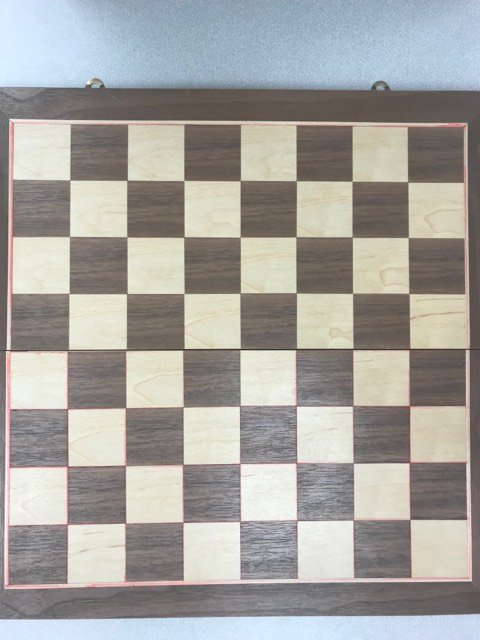
#> input picture image1.jpg, 480 x 640 px
$ python image_Analysis.py --image image1.jpg   (older library calls are emulated)
#> lines starting #> are read from the running program, lines starting #| are printed output that depends on the picture; after the words box and inside, x2 and y2 are one past the last pixel; in counts of white or black regions, pixels touching at a corner belong together
### Line.py
import numpy as np

class Line:

	def __init__(self,x1,x2,y1,y2):
		# Endpoints
		self.x1 = x1
		self.x2 = x2
		self.y1 = y1
		self.y2 = y2


		# Change in x and y
		self.dx = self.x2 - self.x1
		self.dy = self.y2 - self.y1

		# Orientation
		if abs(self.dx) > abs(self.dy):
			self.orientation = 'horizontal'
		else:
			self.orientation = 'vertical'


	def find_intersection(self,other):

		# Determinant for finding points of intersection
		x = ((self.x1*self.y2 - self.y1*self.x2)*(other.x1-other.x2) - (self.x1-self.x2)*(other.x1*other.y2 - other.y1*other.x2))/ ((self.x1-self.x2)*(other.y1-other.y2) - (self.y1-self.y2)*(other.x1-other.x2))
		y = ((self.x1*self.y2 - self.y1*self.x2)*(other.y1-other.y2) - (self.y1-self.y2)*(other.x1*other.y2 - other.y1*other.x2))/ ((self.x1-self.x2)*(other.y1-other.y2) - (self.y1-self.y2)*(other.x1-other.x2))
		x = int(x)
		y = int(y)

		return x,y

### image_Analysis.py
import math
import cv2
import numpy as np
import argparse
import imutils
from Line import Line

# construct the argument parse and parse the arguments
ap = argparse.ArgumentParser()
ap.add_argument("-i", "--image", required=True,
        help="path to the input image")
args =vars(ap.parse_args())

# load the image and resize it to a smaller factor so that
# the shapes can be approximated better
image = cv2.imread(args["image"])
#> image is the input picture: shape (640, 480, 3); mean B, G, R 159.7, 163.7, 165.3
img = imutils.resize(image, width=600)


debug =  True

img = cv2.GaussianBlur(img,(5,5),0)
if debug:
	cv2.imshow("blur",img)
	cv2.waitKey(0)
	cv2.destroyAllWindows()
	cv2.imwrite("Pictures/blur.png",img)

# Convert to grayscale
gray = cv2.cvtColor(img, cv2.COLOR_RGB2GRAY)

# Show adaptively thresholded image
adaptiveThresh = cv2.adaptiveThreshold(gray, 255, cv2.ADAPTIVE_THRESH_GAUSSIAN_C, cv2.THRESH_BINARY, 115, 1)
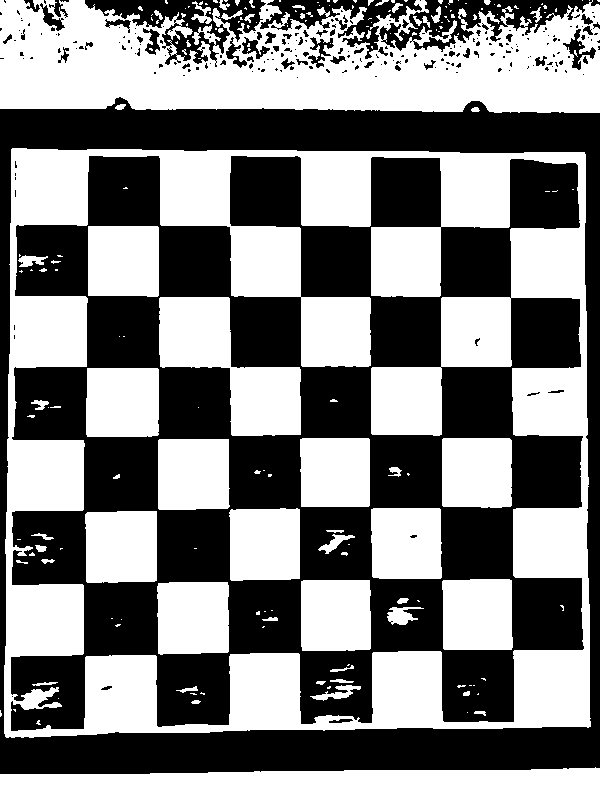
#> adaptiveThresh: shape (800, 600); 50.7% white; 235 black regions (181 under 20 px)
if debug:
	# Show both thresholded images
	cv2.imshow("Adaptive Thresholding", adaptiveThresh)
	cv2.waitKey(0)
	cv2.destroyAllWindows()
	cv2.imwrite("Pictures/Adaptive_Thresholding.png",adaptiveThresh)

_, contours, hierarchy = cv2.findContours(adaptiveThresh, cv2.RETR_TREE, cv2.CHAIN_APPROX_SIMPLE)
#> contours = 451 contours, 341 with area under 20; largest, box (x1, y1, x2, y2) and area: (4, 148, 591, 738) 335344, (10, 155, 585, 732) 229508, (0, 0, 600, 113) 50674, (0, 767, 600, 800) 16520, (159, 297, 301, 436) 9536
# Create copy of original image
imgContours = img.copy()

for c in range(len(contours)):
	# Area
	area = cv2.contourArea(contours[c])
	# Perimenter
	perimeter = cv2.arcLength(contours[c], True)
        # Filtering the chessboard edge / Error handling as some contours are so small so as to give zero division
        #For test values are 70-40, for Board values are 80 - 75 - will need to recalibrate if change
        #the largest square is always the largest ratio
	if c ==0:
		Lratio = 0
	if perimeter > 0:
		ratio = area / perimeter
		if ratio > Lratio:
			largest=contours[c]
			Lratio = ratio
			Lperimeter=perimeter
			Larea = area
	else:
        	pass
#> this loop made 451 passes
#> (area, perimeter, Lratio, ratio, Lperimeter, Larea) on pass 1: (16520, 1259, 13.12, 13.12, 1259, 16520)
#> (area, perimeter, ratio, Lratio, Lperimeter, Larea) on pass 3: (335344.5, 2351.7, 142.6, 142.6, 2351.7, 335344.5)
#> after the loop, Larea = 335344.5; Lperimeter = 2351.7; largest = contour of 147 points, box (x1, y1, x2, y2) (4, 148, 591, 738), area 335344

cv2.drawContours(imgContours, [largest], -1, (0,0,0), 1)
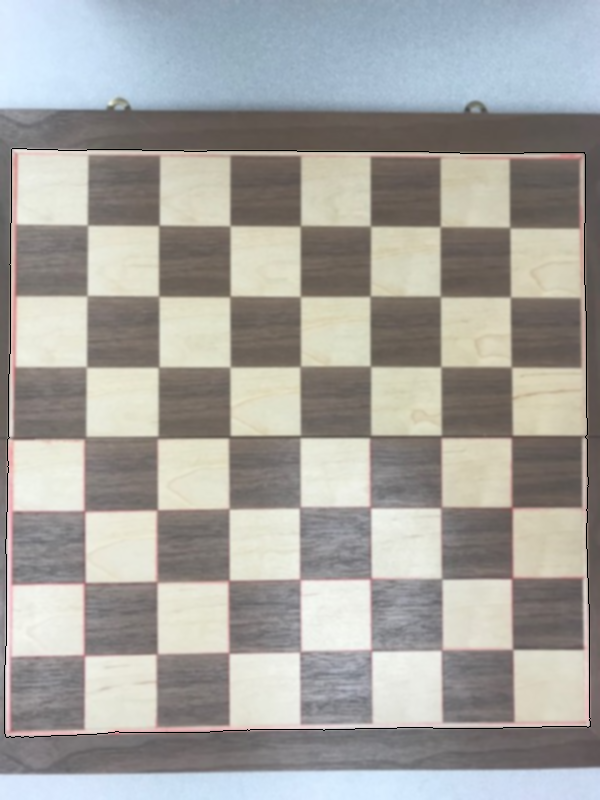
#> imgContours: shape (800, 600, 3); mean B, G, R 159, 163.1, 164.6
if debug:
	cv2.imshow("Chess Boarder",imgContours)
	cv2.waitKey(0)
	cv2.destroyAllWindows()
# Epsilon parameter needed to fit contour to polygon
epsilon = 0.1 * Lperimeter
#> epsilon = 235.2
# Approximates a polygon from chessboard edge
chessboardEdge = cv2.approxPolyDP(largest, epsilon, True)
#> chessboardEdge = [[11, 149], [6, 737], [590, 726], [584, 152]]

roi = cv2.polylines(imgContours,[chessboardEdge], True, (0,0,0), thickness=1)
if debug:
	cv2.imshow("roi",imgContours)
	cv2.waitKey(0)
	cv2.destroyAllWindows()
	cv2.imwrite("Pictures/ROI.png",imgContours)


# Create new all black image
mask = np.zeros((img.shape[0], img.shape[1]), 'uint8')*125
# Copy the chessboard edges as a filled white polygon
cv2.fillConvexPoly(mask, chessboardEdge, 255, 1)
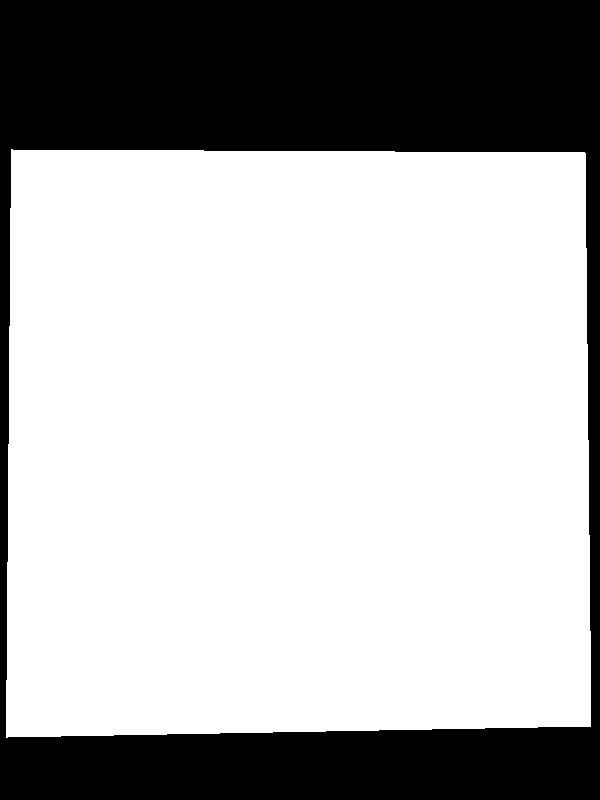
#> mask: shape (800, 600); 70.2% white; 1 black region, box (x1, y1, x2, y2) and area: (0, 0, 600, 800) 143008
# Assign all pixels to out that are white (i.e the polygon, i.e. the chessboard)
extracted = np.zeros_like(img)
extracted[mask == 255] = img[mask == 255]
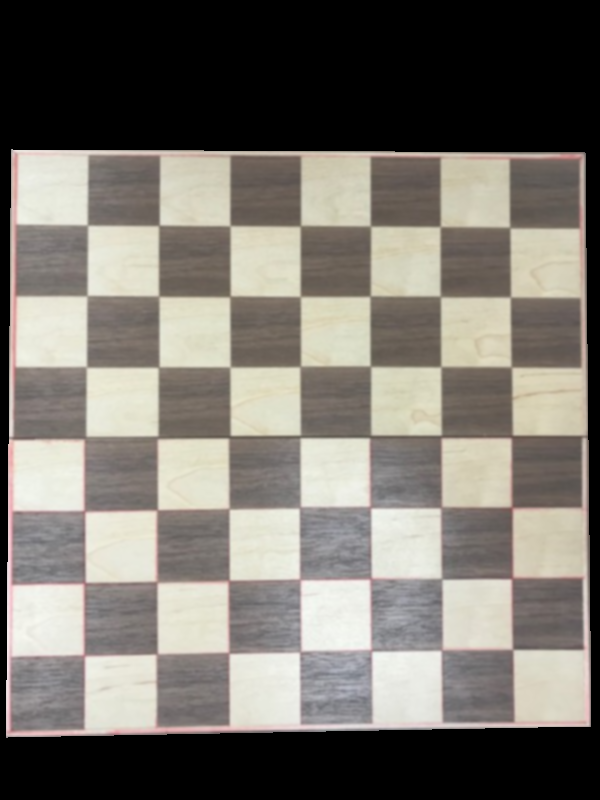
#> extracted: shape (800, 600, 3); mean B, G, R 109.5, 116.6, 120.9
# Make mask green in order to facilitate removal of the red strip around chessboard
extracted[np.where((extracted == [125, 125, 125]).all(axis=2))] = [0, 0, 20]
#> extracted: shape (800, 600, 3); under 0.01% of pixels changed, all inside (x1, y1, x2, y2) = (67, 486, 422, 730)

if debug:
	cv2.imshow("mask",extracted)
	cv2.waitKey(0)
	cv2.destroyAllWindows()
	cv2.imwrite("Pictures/Mask.png",extracted)

edges = cv2.Canny(extracted, 100, 200, None, 3)
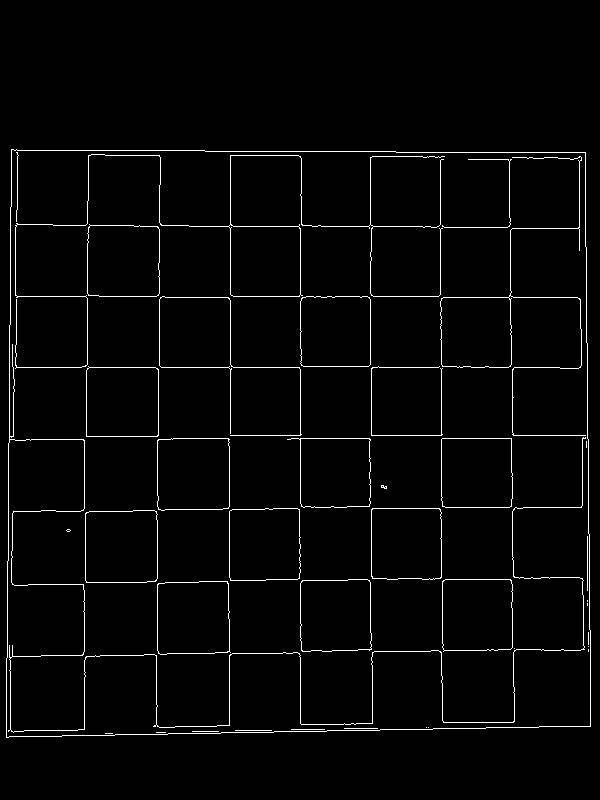
#> edges: shape (800, 600); 2.5% white in thin lines or dots, all inside (x1, y1, x2, y2) = (6, 149, 591, 738)
if debug:
	cv2.imshow("Canny", edges)
	cv2.waitKey(0)
	cv2.destroyAllWindows()
	cv2.imwrite("Pictures/Edge_Detection.png",edges)


colorEdges = cv2.cvtColor(edges,cv2.COLOR_GRAY2BGR)

lines = cv2.HoughLinesP(edges, 1,  np.pi / 180, 100,np.array([]), 100, 80)
#> lines = 46 rows, first 6: [6, 736, 590, 726], [300, 729, 300, 151], [9, 367, 587, 367], [10, 296, 586, 296], [230, 655, 230, 151], [10, 226, 585, 226]

a,b,c = lines.shape
#> a = 46; b = 1; c = 4
for i in range(a):
	cv2.line(colorEdges, (lines[i][0][0], lines[i][0][1]), (lines[i][0][2], lines[i][0][3]), (0,255,0),2,cv2.LINE_AA)
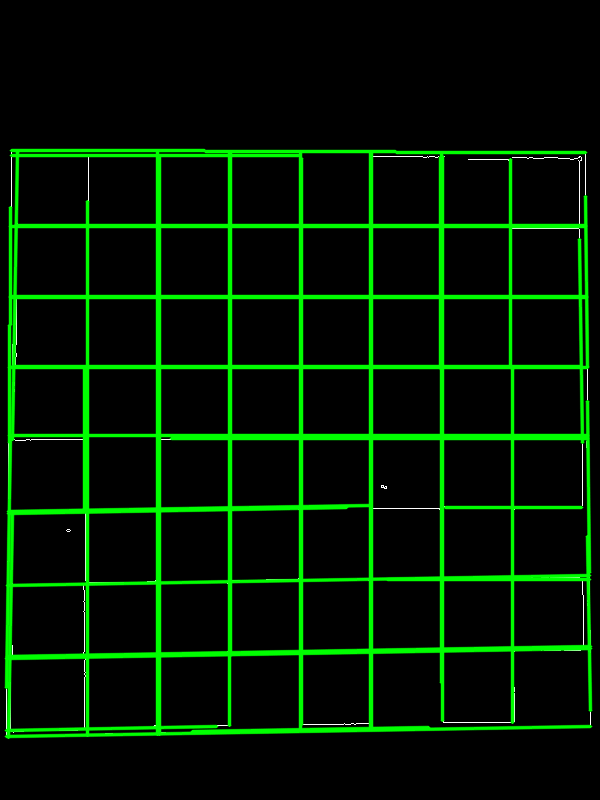
#> colorEdges: shape (800, 600, 3); mean B, G, R 0.7, 25.6, 0.7

if debug:
	cv2.imshow("Lines",colorEdges)
	cv2.waitKey(0)
	cv2.destroyAllWindows()
	cv2.imwrite("Pictures/Line_Detection.png",colorEdges)


horizontal = []
vertical = []
for l in range(a):
	[[x1,y1,x2,y2]] = lines[l]
	newLine = Line(x1,x2,y1,y2)
	if newLine.orientation == 'horizontal':
		horizontal.append(newLine)
	else:
		vertical.append(newLine)
#> this loop made 46 passes
#> (x1, y1, x2, y2) on passes 1 to 12: (6, 736, 590, 726), (300, 729, 300, 151), (9, 367, 587, 367), (10, 296, 586, 296), (230, 655, 230, 151), (10, 226, 585, 226), (370, 728, 370, 151), (441, 682, 441, 152), (10, 297, 586, 297), (9, 435, 587, 435), (229, 725, 229, 151), (7, 585, 589, 575)
#> (x1, y1, x2, y2) on pass 36: (8, 737, 12, 514)
corners = []
for v in vertical:
	for h in horizontal:
		s1,s2 = v.find_intersection(h)
		corners.append([s1,s2])
		cv2.circle(colorEdges, (s1,s2), 10, (255,0,0))
#> this loop made 24 passes
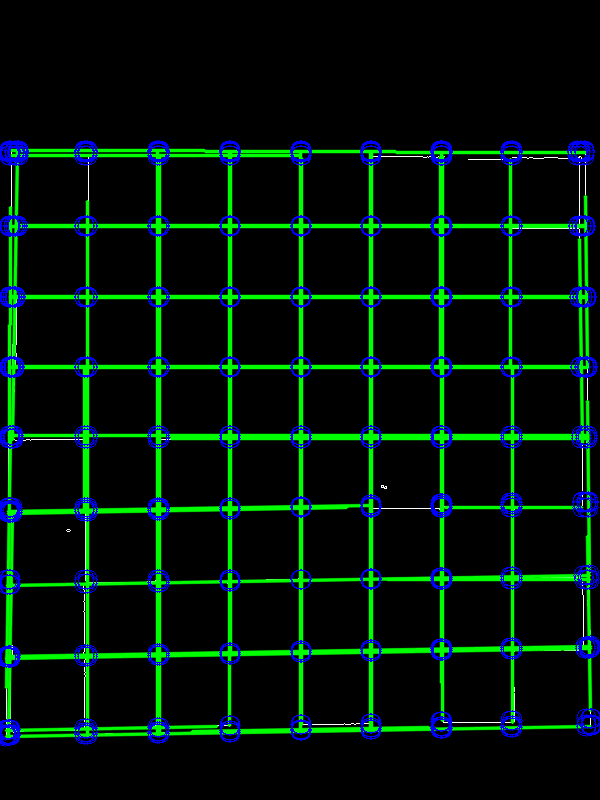
#> colorEdges: shape (800, 600, 3); 3.58% of pixels changed, all inside (x1, y1, x2, y2) = (0, 140, 600, 747)

#print(corners)
#print(lines[0])
#cv2.line(colorEdges, (x1,y1) , (x2, y2),(0,0,255))
if debug:
	cv2.imshow("Corners",colorEdges)
	cv2.waitKey(0)
	cv2.destroyAllWindows()
	cv2.imwrite("Pictures/Corners.png",colorEdges)

$ run again, on chess.jpg
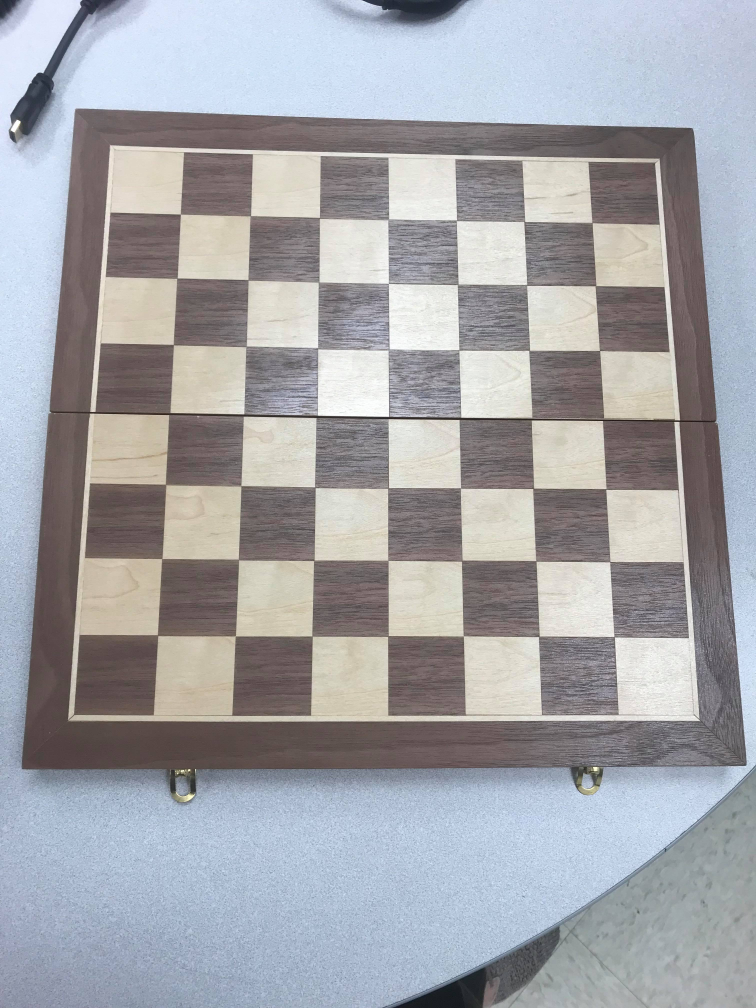
#> input picture chess.jpg, 3024 x 4032 px (shown at 1/4 size)
#> image is the input picture: shape (4032, 3024, 3); mean B, G, R 169.8, 164.9, 163.8
#> `adaptiveThresh = cv2.adaptiveThreshold(gray, 255, cv2.ADAPTIVE_THRESH_..`:
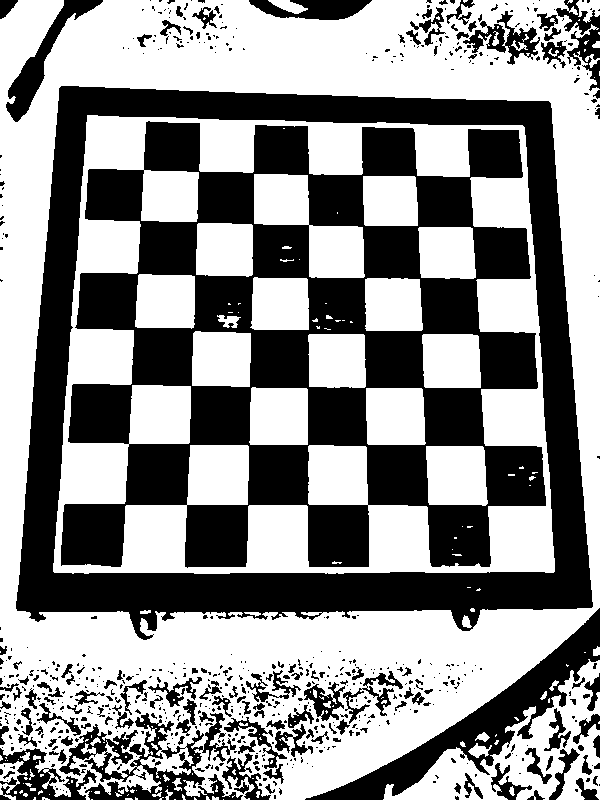
#> adaptiveThresh: shape (800, 600); 56.5% white; 651 black regions (511 under 20 px)
#> contours = 899 contours, 669 with area under 20; largest, box (x1, y1, x2, y2) and area: (0, 0, 600, 800) 440624, (15, 85, 594, 641) 278614, (53, 115, 555, 574) 211675, (60, 120, 547, 569) 147118, (383, 659, 600, 800) 10782
#> the loop `for c in range(len(contours)):` made 899 passes
#> (area, perimeter, ratio, Lratio, Lperimeter, Larea) on passes 30, 47, 61, 73: (25, 23.31, 1.07, 1.07, 23.31, 25), (379.5, 235.4, 1.61, 1.61, 235.4, 379.5), (152.5, 73.01, 2.09, 2.09, 73.01, 152.5), (10781.5, 1622.7, 6.64, 6.64, 1622.7, 10781.5)
#> after the loop `for c in range(len(contours)):`: Larea = 211675; Lperimeter = 1881.1; largest = contour of 200 points, box (x1, y1, x2, y2) (53, 115, 555, 574), area 211675
#> imgContours: shape (800, 600, 3); mean B, G, R 169.3, 164.3, 163.2
#> epsilon = 188.1
#> chessboardEdge = [[87, 115], [54, 572], [554, 571], [522, 125]]
#> mask: shape (800, 600); 44.1% white; 1 white region, box (x1, y1, x2, y2) and area: (54, 115, 555, 573) 211765
#> edges: shape (800, 600); 1.9% white in thin lines or dots, all inside (x1, y1, x2, y2) = (54, 115, 555, 573)
#> lines = 32 rows, first 6: [54, 571, 554, 571], [308, 567, 308, 121], [523, 125, 554, 570], [59, 505, 550, 505], [55, 572, 87, 115], [361, 122, 369, 568]
#> the loop `for l in range(a):` made 32 passes
#> (x1, y1, x2, y2) on passes 1 to 8: (54, 571, 554, 571), (308, 567, 308, 121), (523, 125, 554, 570), (59, 505, 550, 505), (55, 572, 87, 115), (361, 122, 369, 568), (467, 124, 490, 567), (414, 123, 430, 567)
#> after the loop `for l in range(a):`: horizontal = 17 items; vertical = 15 items
#> the loop `for v in vertical:` made 15 passes
#> after the loop `for v in vertical:`:
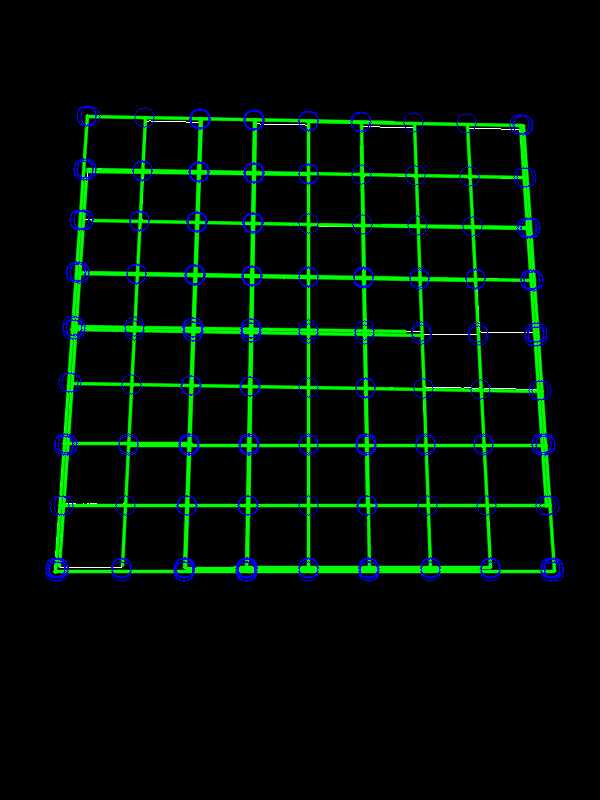
#> colorEdges: shape (800, 600, 3); mean B, G, R 5.4, 16.7, 0.3
